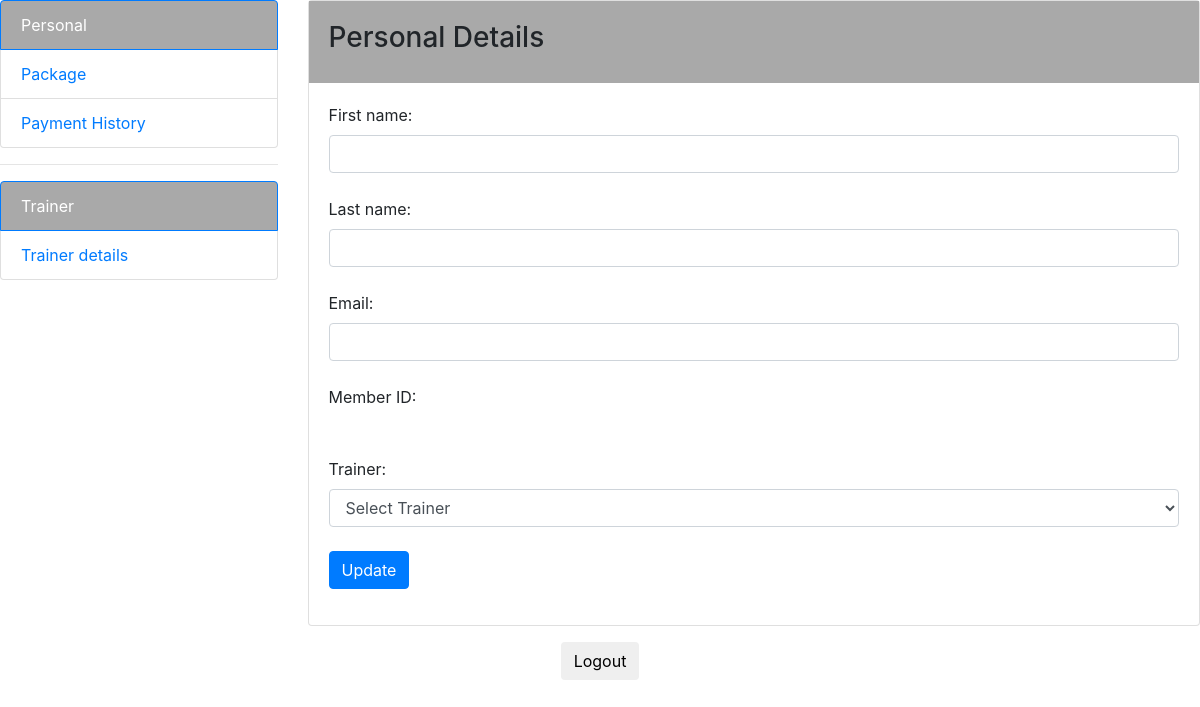
/user-panel.php (signed in), run on an earlier commit of the app's database.
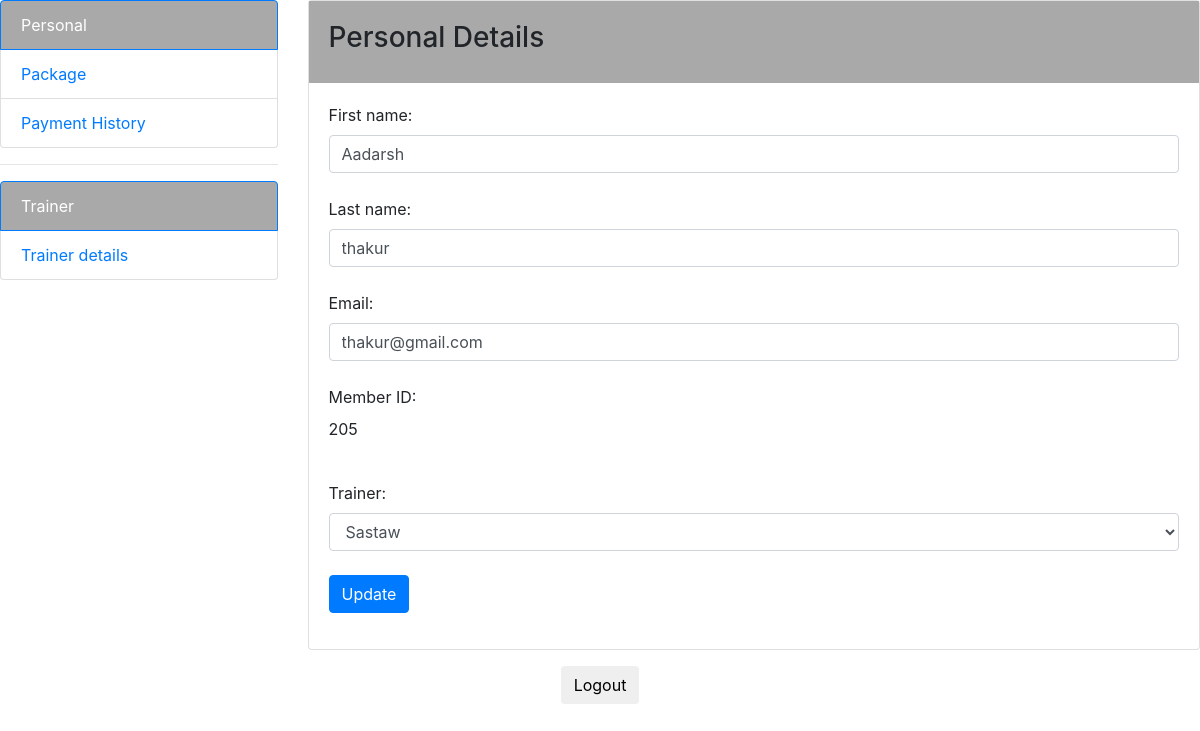
And on a later commit of the database.
### tables this page shows
CREATE TABLE IF NOT EXISTS `gymapp` (
    `fname` varchar(40) NOT NULL,
    `lname` varchar(40) NOT NULL,
    `email` varchar(40) NOT NULL,
    `contact` int NOT NULL,
    `trainer_id` int NOT NULL,
    `logintb_id` int NULL,
    PRIMARY KEY (`contact`),
    FOREIGN KEY (`trainer_id`) REFERENCES `trainer` (`Trainer_id`),
    FOREIGN KEY (`logintb_id`) REFERENCES `logintb` (`logintb_id`)
);

CREATE TABLE IF NOT EXISTS `trainer` (
    `Trainer_id` int NOT NULL,
    `Name` varchar(40) NOT NULL,
    `phone` int NOT NULL,
    PRIMARY KEY (`Trainer_id`)
);

### user-panel.php (the view, shortened to what this page needs)
<?php
$hostname = "localhost";
$username = "root";
$password = "";
$databaseName = "gymwebsite";
$connect = mysqli_connect($hostname, $username, $password, $databaseName);
$userId = $_SESSION['contact'];
$query = "SELECT * FROM `gymapp` WHERE `logintb_id` = '$userId'";
$result = mysqli_query($connect, $query);
if (mysqli_num_rows($result) > 0) {
    $row = mysqli_fetch_assoc($result);
    $fname = $row['fname'];
    $lname = $row['lname'];
    $email = $row['email'];
    $contact = $row['contact'];
    $trainer_id = $row['trainer_id'];
}
$queryTrainer = "SELECT * FROM `Trainer`";
$resultTrainer = mysqli_query($connect, $queryTrainer);
?>
<!DOCTYPE html>
<html>
<head>
    <link rel="stylesheet" href="https://maxcdn.bootstrapcdn.com/bootstrap/4.0.0-beta/css/bootstrap.min.css">
</head>
<body>
    <div class="container-fluid p-0">
        <div class="row">
            <div class="col-md-3">
                <div class="list-group">
                    <a href="" class="list-group-item active" style="background-color:darkgrey;">Personal</a>
                    <a href="package.php" class="list-group-item">Package</a>
                    <a href="payment.php" class="list-group-item">Payment History</a>
                </div>
                <hr>
                <div class="list-group">
                    <a href="" class="list-group-item active" style="background-color:darkgrey;">Trainer</a>
                    <a href="trainer.php" class="list-group-item">Trainer details</a>
                </div>
            </div>
            <div class="col-md-9">
                <div class="card">
                    <div class="card-body" style="background-color:darkgrey;color:FFFFFF;">
                        <h3>Personal Details</h3>
                    </div>
                    <div class="card-body">
                        <form class="form-group" action="updatePersonal.php" method="post">
                            <label>First name:</label>
                            <input type="text" name="fname" class="form-control" value="<?php echo $fname; ?>"><br>
                            <label>Last name:</label>
                            <input type="text" name="lname" class="form-control" value="<?php echo $lname; ?>"><br>
                            <label>Email:</label>
                            <input type="text" name="email" class="form-control" value="<?php echo $email; ?>"><br>
                            <label>Member ID:</label>
                            <p><?php echo $contact; ?></p><br>
                            <label>Trainer:</label>
                            <select class="form-control" name="trainer_id">
                                <option value="">Select Trainer</option>
                                <?php while ($rowTrainer = mysqli_fetch_assoc($resultTrainer)) : ?>
                                    <option value="<?php echo $rowTrainer['Trainer_id']; ?>" <?php if ($rowTrainer['Trainer_id'] == $trainer_id) echo "selected"; ?>><?php echo $rowTrainer['Name']; ?></option>
                                <?php endwhile; ?>
                            </select>
                            <br>
                            <input type="submit" class="btn btn-primary" name="update_submit" value="Update">
                        </form>
                    </div>
                </div>
            </div>
        </div>
        <div class="row py-3 d-flex justify-content-center">
            <header>
                <nav>
                    <div class="main-wrapper">
                        <div class="nav-login">
                            <form action="index.php" method="POST">
                                <button type="submit" name="submit" class="btn">Logout</button>
                            </form>
                        </div>
                    </div>
                </nav>
            </header>
        </div>
    </div>
</body>
</html>

What changed in the data, as far as the page shows it:
now on this page (row edited): gymapp: fname "Aadarsh", lname "thakur", email "thakur@gmail.com", contact "205", trainer_id "Sastaw"
Also different on the page:
form field trainer_id: "Select Trainer" → (not shown)
